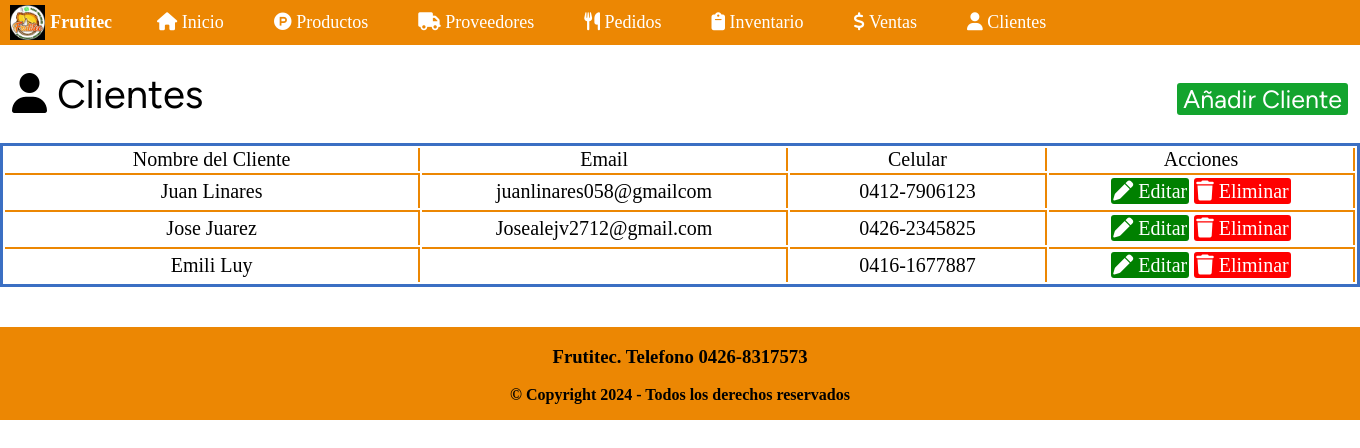
Screenshot of /assets/PHP/clientes.php (signed in) with the database file from the repository.
### tables this page shows
CREATE TABLE `registro_clientes` (
  `idcliente` int(15) NOT NULL,
  `nombre` varchar(50) DEFAULT NULL,
  `correo` varchar(50) DEFAULT NULL,
  `celular` varchar(20) DEFAULT NULL
);

### assets/PHP/clientes.php (the view, shortened to what this page needs)
<!DOCTYPE html>
<html lang="en">
<head>
    <link rel="stylesheet" href="../Css/clientes.css">
    <link rel="stylesheet" href="https://cdnjs.cloudflare.com/ajax/libs/font-awesome/6.5.1/css/all.min.css">
</head>
<body>
    <header>
        <nav>
            <ul>
                <li><img src="../images/Logo.jpg" alt="LogoFrutitec" height="35px" class="logo-nav"></li>
                <h4>Frutitec</h4>
                <li><a href="../PHP/menu.php"><i class="fa-solid fa-house"></i> Inicio</a></li>
                <li><a href="../PHP/productos.php"><i class="fa-brands fa-product-hunt"></i> Productos</a></li>
                <li><a href="../PHP/proveedores.php"><i class="fa-solid fa-truck"></i> Proveedores</a></li>
                <li><a href="../PHP/pedidos.php"><i class="fa-solid fa-utensils"></i> Pedidos</a></li>
                <li><a href="../PHP/inventario.php"><i class="fa-solid fa-clipboard"></i> Inventario</a></li>
                <li><a href="../PHP/ventas.php"><i class="fa-solid fa-dollar-sign"></i> Ventas</a></li>
                <li><a href="../PHP/clientes.php"><i class="fa-solid fa-user"></i> Clientes </a></li>
            </ul>
        </nav>
    </header>
    <div class="icon">
        <div class="icon2"> <i class="fa-solid fa-user"></i> Clientes </div>
        <div class="btnAnadir"><button onclick="openModal3()">Añadir Cliente</button></div>
    </div>
    <table>
        <tr>
            <td>Nombre del Cliente</td>
            <td>Email</td>
            <td>Celular</td>
            <td>Acciones</td>
        </tr>
        <?php
        include 'conexion1.php';
        $sql = "SELECT * FROM registro_clientes";
        $result = mysqli_query($conexion, $sql);
        while ($mostrar = mysqli_fetch_array($result)) {
        ?>
            <tr class="tabla2">
                <td><?php echo $mostrar['nombre'] ?></td>
                <td><?php echo $mostrar['correo'] ?></td>
                <td><?php echo $mostrar['celular'] ?></td>
                <td><a href="editarCliente.php?
                     idcliente=<?php echo $mostrar['idcliente'] ?>&
                     nombre=<?php echo $mostrar['nombre'] ?>&
                     correo=<?php echo $mostrar['correo'] ?>&
                     celular=<?php echo $mostrar['celular'] ?>&
                     " class="editar"><i class="fa-solid fa-pen"></i> Editar</a>
                    <a href="eliminarCliente.php? idcliente=<?php echo $mostrar['idcliente'] ?>" class="eliminar" onclick='return confirmacion3()'><i class="fa-solid fa-trash"></i> Eliminar</a>
                </td>
            </tr>
        <?php
        }
        ?>
    </table>
    <footer>
        <h3>Frutitec. Telefono 0426-8317573</h3>
        <strong>
            <p>&copy; Copyright 2024 - Todos los derechos reservados
        </strong>
    </footer>
</body>
</html>

### assets/Css/clientes.css (style rules this page uses)
:root { --fondosNaranjas: rgb(236, 135, 3); --light-color: #ffff; --menu: WorkSans; --titulo: figtree; }
body { padding: 0; margin: 0; box-sizing: border-box; overflow-x: hidden; }
header { background: var(--fondosNaranjas); text-align: center; font-size: 50px; width: auto; }
.logo-nav { margin-top: 25px; margin-bottom: 20px; margin-left: -35px; position: relative; }
h4 { color: var(--light-color); }
nav ul { display: flex; align-items: center; list-style: none; font-size: 18px; margin: 0px; padding: 0px; width: 1350px; height: 45px; font-family: var(--menu); }
nav ul li { margin: 5px; margin-left: 45px; }
nav ul li a { color: var(--light-color); text-decoration: none; cursor: pointer; }
.icon { display: flex; margin: 25px 0px 0px 12px; justify-content: space-between; align-items: center; }
.icon2, .btnAnadir { font-size: 40px; font-family: var(--titulo); }
button { margin-right: 12px; font-size: 25px; font-family: var(--titulo); background: rgb(19, 164, 46); color: var(--light-color); border:none; border-radius: 3px; }
table { margin: 25px 0px 0px 0px; font-size: 20px; font-family: var(--menu); border: 3px solid #3b6fc3; width: 100%; }
tr { text-align: center; }
td { padding: 0px 50px 0px 50px; border-right: 2px solid var(--fondosNaranjas); }
.tabla2 td { border-top: 2px solid var(--fondosNaranjas); padding: 5px; text-align: center; }
.eliminar { text-decoration: none; padding: 2px; color: white; background: red; border-radius: 3px; font-family: var(--menu); width: auto; height: auto; }
.editar { text-decoration: none; padding: 2px; color: white; background: green; border-radius: 3px; font-family: var(--menu); width: auto; height: auto; }
footer { background: var(--fondosNaranjas); width: 100%; text-align: center; margin-top: 40px; position:absolute; }

### rows the page displays
registro_clientes: nombre "Juan Linares", correo "juanlinares058@gmailcom", celular "0412-7906123"
registro_clientes: nombre "Jose Juarez", correo "Josealejv2712@gmail.com", celular "0426-2345825"
registro_clientes: nombre "Emili Luy", celular "0416-1677887"
